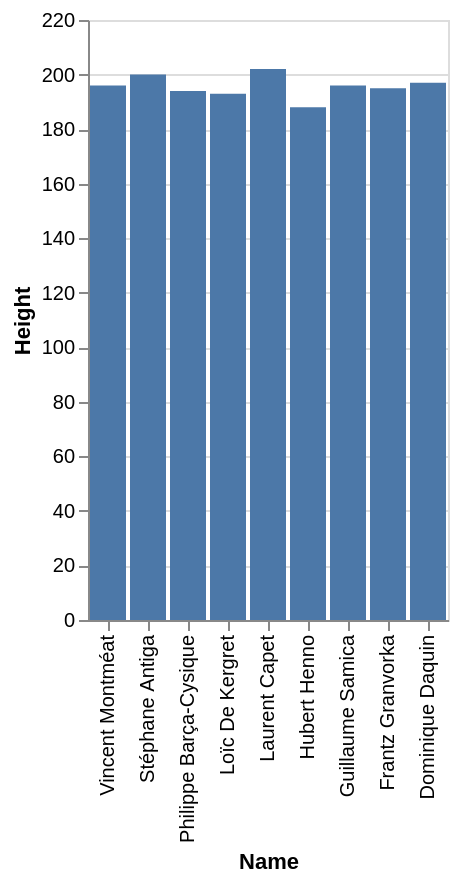

Express this chart as Vega-Lite.
### Vega-Lite specification from a JSON file in a GitHub repository (floating-point values rounded to 4 significant figures)
{"data": {"values": [{"x_data": "Vincent Montméat", "y_data": 196}, {"x_data": "Stéphane Antiga", "y_data": 200}, {"x_data": "Philippe Barça-Cysique", "y_data": 194}, {"x_data": "Loïc De Kergret", "y_data": 193}, {"x_data": "Laurent Capet", "y_data": 202}, {"x_data": "Hubert Henno", "y_data": 188}, {"x_data": "Guillaume Samica", "y_data": 196}, {"x_data": "Frantz Granvorka", "y_data": 195}, {"x_data": "Dominique Daquin", "y_data": 197}]}, "mark": "bar", "encoding": {"x": {"field": "x_data", "type": "nominal", "title": "Name", "sort": "descending"}, "y": {"field": "y_data", "type": "quantitative", "title": "Height"}}}
